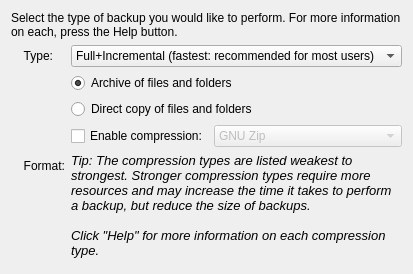
     <widget class="QWidget" name="modeFormatTab">
      <attribute name="title">
       <string>Backup Type</string>
      </attribute>
      <layout class="QVBoxLayout" name="verticalLayout">
       <item>
        <widget class="QLabel" name="label_3">
         <property name="text">
          <string>Select the type of backup you would like to perform. For more information on each, press the Help button.</string>
         </property>
         <property name="wordWrap">
          <bool>true</bool>
         </property>
        </widget>
       </item>
       <item>
        <layout class="QGridLayout" name="gridLayout_9">
         <property name="leftMargin">
          <number>12</number>
         </property>
         <property name="verticalSpacing">
          <number>-1</number>
         </property>
         <item row="0" column="0">
          <widget class="QLabel" name="label_21">
           <property name="sizePolicy">
            <sizepolicy hsizetype="Maximum" vsizetype="Preferred">
             <horstretch>0</horstretch>
             <verstretch>0</verstretch>
            </sizepolicy>
           </property>
           <property name="text">
            <string>Type:</string>
           </property>
           <property name="alignment">
            <set>Qt::AlignRight|Qt::AlignTrailing|Qt::AlignVCenter</set>
           </property>
          </widget>
         </item>
         <item row="0" column="1">
          <widget class="QComboBox" name="typeCombo">
           <item>
            <property name="text">
             <string>Full+Incremental (fastest: recommended for most users)</string>
            </property>
           </item>
           <item>
            <property name="text">
             <string>Full+Differential</string>
            </property>
           </item>
           <item>
            <property name="text">
             <string>Full</string>
            </property>
           </item>
           <item>
            <property name="text">
             <string>Clone Copy</string>
            </property>
           </item>
          </widget>
         </item>
         <item row="1" column="0">
          <widget class="QLabel" name="formatLabel">
           <property name="text">
            <string>Format:</string>
           </property>
           <property name="alignment">
            <set>Qt::AlignRight|Qt::AlignTrailing|Qt::AlignVCenter</set>
           </property>
          </widget>
         </item>
         <item row="1" column="1">
          <layout class="QVBoxLayout" name="verticalLayout_10">
           <item>
            <widget class="QRadioButton" name="formatArchiveRadio">
             <property name="text">
              <string>Archive of files and folders</string>
             </property>
             <property name="checked">
              <bool>true</bool>
             </property>
            </widget>
           </item>
           <item>
            <widget class="QRadioButton" name="formatCopyRadio">
             <property name="text">
              <string>Direct copy of files and folders</string>
             </property>
            </widget>
           </item>
           <item>
            <layout class="QHBoxLayout" name="horizontalLayout_3">
             <item>
              <widget class="QCheckBox" name="compressionCheck">
               <property name="sizePolicy">
                <sizepolicy hsizetype="Maximum" vsizetype="Fixed">
                 <horstretch>0</horstretch>
                 <verstretch>0</verstretch>
                </sizepolicy>
               </property>
               <property name="text">
                <string>Enable compression:</string>
               </property>
              </widget>
             </item>
             <item>
              <widget class="QComboBox" name="compressionTypeCombo">
               <property name="enabled">
                <bool>false</bool>
               </property>
               <item>
                <property name="text">
                 <string>GNU Zip</string>
                </property>
               </item>
               <item>
                <property name="text">
                 <string>bzip2</string>
                </property>
               </item>
               <item>
                <property name="text">
                 <string>LZMA (7zip)</string>
                </property>
               </item>
              </widget>
             </item>
            </layout>
           </item>
           <item>
            <widget class="QLabel" name="label_9">
             <property name="font">
              <font>
               <pointsize>10</pointsize>
               <italic>true</italic>
              </font>
             </property>
             <property name="text">
              <string>&lt;!DOCTYPE HTML PUBLIC &quot;-//W3C//DTD HTML 4.0//EN&quot; &quot;http://www.w3.org/TR/REC-html40/strict.dtd&quot;&gt;
&lt;html&gt;&lt;head&gt;&lt;meta name=&quot;qrichtext&quot; content=&quot;1&quot; /&gt;&lt;style type=&quot;text/css&quot;&gt;
p, li { white-space: pre-wrap; }
&lt;/style&gt;&lt;/head&gt;&lt;body style=&quot; font-family:'Lucida Grande'; font-size:10pt; font-weight:400; font-style:italic;&quot;&gt;
&lt;p style=&quot; margin-top:0px; margin-bottom:0px; margin-left:0px; margin-right:0px; -qt-block-indent:0; text-indent:0px;&quot;&gt;Tip: The compression types are listed weakest to strongest. Stronger compression types require more resources and may increase the time it takes to perform a backup, but reduce the size of backups.&lt;/p&gt;
&lt;p style=&quot;-qt-paragraph-type:empty; margin-top:0px; margin-bottom:0px; margin-left:0px; margin-right:0px; -qt-block-indent:0; text-indent:0px;&quot;&gt;&lt;/p&gt;
&lt;p style=&quot; margin-top:0px; margin-bottom:0px; margin-left:0px; margin-right:0px; -qt-block-indent:0; text-indent:0px;&quot;&gt;Click &quot;Help&quot; for more information on each compression type.&lt;/p&gt;&lt;/body&gt;&lt;/html&gt;</string>
             </property>
             <property name="wordWrap">
              <bool>true</bool>
             </property>
            </widget>
           </item>
          </layout>
         </item>
        </layout>
       </item>
       <item>
        <spacer name="verticalSpacer_5">
         <property name="orientation">
          <enum>Qt::Vertical</enum>
         </property>
         <property name="sizeHint" stdset="0">
          <size>
           <width>20</width>
           <height>5</height>
          </size>
         </property>
        </spacer>
       </item>
      </layout>
     </widget>
